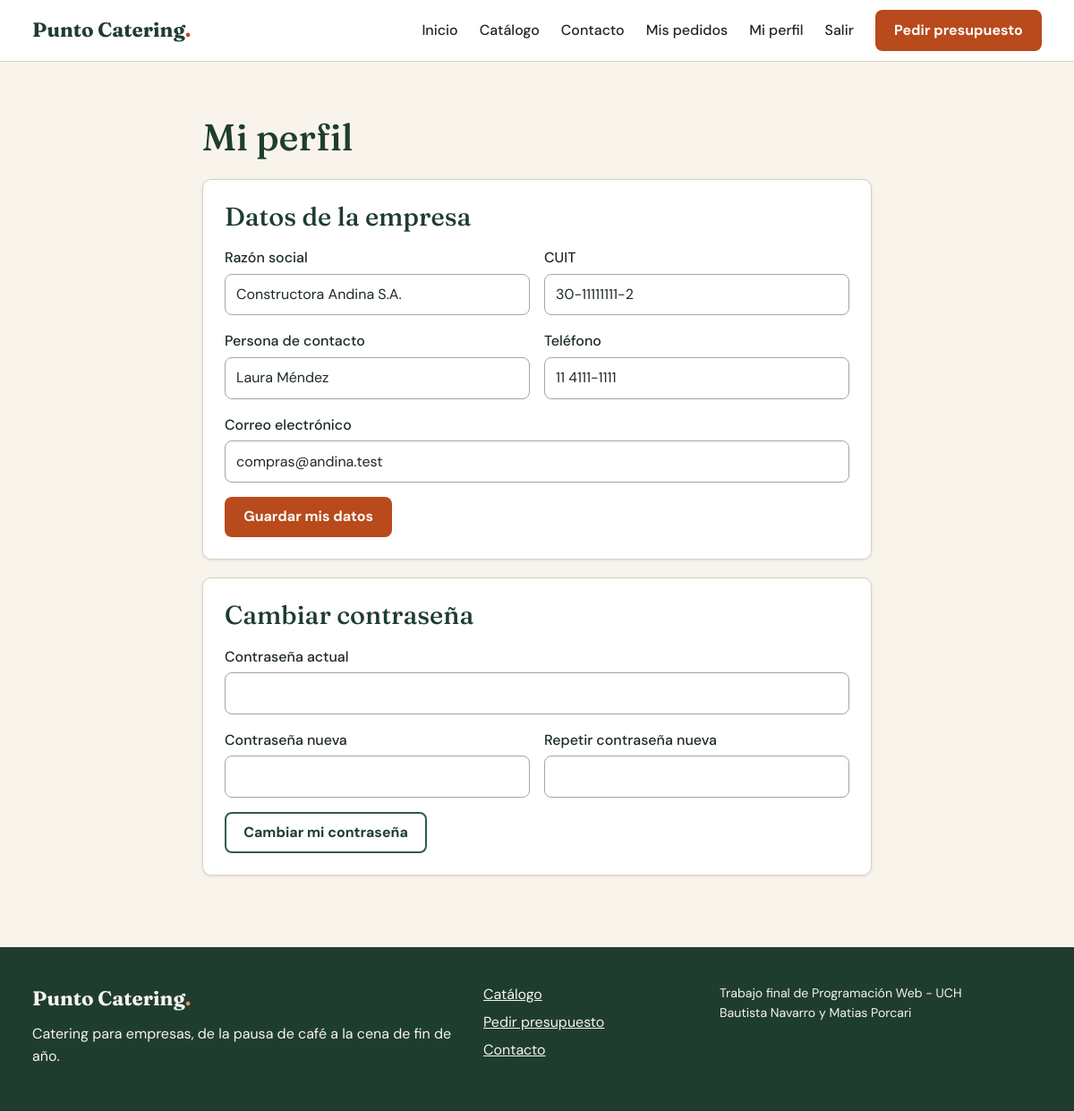
Page /cuenta/perfil.php (signed in) on the committed database.
### tables this page shows
CREATE TABLE usuarios (
    id_usuario       INT UNSIGNED AUTO_INCREMENT PRIMARY KEY,
    razon_social     VARCHAR(120) NOT NULL,
    cuit             CHAR(13) NOT NULL UNIQUE,             
    nombre_contacto  VARCHAR(100) NOT NULL,
    correo           VARCHAR(150) NOT NULL UNIQUE,
    telefono         VARCHAR(30) NOT NULL,
    contrasena_hash  VARCHAR(255) NOT NULL,                
    rol              ENUM('cliente', 'administrador') NOT NULL DEFAULT 'cliente',
    activo           TINYINT(1) NOT NULL DEFAULT 1,        
    fecha_alta       TIMESTAMP NOT NULL DEFAULT CURRENT_TIMESTAMP
);

### includes/conexion.php (called while the page is built, shortened)
<?php
function obtener_conexion(): PDO
{
    static $conexion = null;
    if ($conexion === null) {
        $origen = 'mysql:host=' . BD_SERVIDOR . ';dbname=' . BD_NOMBRE . ';charset=utf8mb4';
        $conexion = new PDO($origen, BD_USUARIO, BD_CONTRASENA, [
            PDO::ATTR_ERRMODE => PDO::ERRMODE_EXCEPTION,
            PDO::ATTR_DEFAULT_FETCH_MODE => PDO::FETCH_ASSOC,
            PDO::ATTR_EMULATE_PREPARES => false,
        ]);
    }
    return $conexion;
}

### includes/sesion.php (called while the page is built, shortened)
<?php
function usuario_actual(): ?array
{
    static $usuario = null;
    static $consultado = false;
    if (!$consultado) {
        if (isset($_SESSION['id_usuario'])) {
            $consulta = obtener_conexion()->prepare('SELECT * FROM usuarios WHERE id_usuario = ? AND activo = 1');
            $consulta->execute([$_SESSION['id_usuario']]);
            $usuario = $consulta->fetch() ?: null;
        }
    }
    return $usuario;
}
function requerir_sesion(): array
{
    $usuario = usuario_actual();
    return $usuario;
}
function requerir_cliente(): array
{
    $usuario = requerir_sesion();
    return $usuario;
}

### includes/funciones.php (called while the page is built, shortened)
<?php
function escapar(mixed $valor): string
{
    return htmlspecialchars((string) $valor, ENT_QUOTES, 'UTF-8');
}
function atributos_error(array $errores, string $campo): string
{
    return isset($errores[$campo]) ? 'aria-invalid="true" aria-describedby="error-' . escapar($campo) . '"' : '';
}

### cuenta/perfil.php (the view, shortened to what this page needs)
<?php
$usuario = requerir_cliente();
$errores = [];
$errores_contrasena = [];
$datos = array_intersect_key($usuario, array_flip(['razon_social', 'cuit', 'nombre_contacto', 'correo', 'telefono']));
require __DIR__ . '/../includes/encabezado.php';
?>
<section class="seccion">
    <div class="contenedor contenedor-angosto">
        <h1>Mi perfil</h1>
        <form class="tarjeta formulario" method="post" novalidate>
            <h2>Datos de la empresa</h2>
            <div class="grilla-campos">
                <div class="campo">
                    <label for="razon_social">Razón social</label>
                    <input id="razon_social" name="razon_social" required maxlength="120" value="<?= escapar($datos['razon_social']) ?>" <?= atributos_error($errores, 'razon_social') ?>>
                </div>
                <div class="campo">
                    <label for="cuit">CUIT</label>
                    <input id="cuit" name="cuit" required maxlength="13" value="<?= escapar($datos['cuit']) ?>" <?= atributos_error($errores, 'cuit') ?>>
                </div>
                <div class="campo">
                    <label for="nombre_contacto">Persona de contacto</label>
                    <input id="nombre_contacto" name="nombre_contacto" required maxlength="100" value="<?= escapar($datos['nombre_contacto']) ?>" <?= atributos_error($errores, 'nombre_contacto') ?>>
                </div>
                <div class="campo">
                    <label for="telefono">Teléfono</label>
                    <input type="tel" id="telefono" name="telefono" required maxlength="30" value="<?= escapar($datos['telefono']) ?>" <?= atributos_error($errores, 'telefono') ?>>
                </div>
            </div>
            <div class="campo">
                <label for="correo">Correo electrónico</label>
                <input type="email" id="correo" name="correo" required maxlength="150" value="<?= escapar($datos['correo']) ?>" <?= atributos_error($errores, 'correo') ?>>
            </div>
            <button class="boton boton-primario" type="submit">Guardar mis datos</button>
        </form>
        <form class="tarjeta formulario" method="post" novalidate>
            <h2>Cambiar contraseña</h2>
            <div class="campo">
                <label for="contrasena_actual">Contraseña actual</label>
                <input type="password" id="contrasena_actual" name="contrasena_actual" required autocomplete="current-password" <?= atributos_error($errores_contrasena, 'contrasena_actual') ?>>
            </div>
            <div class="grilla-campos">
                <div class="campo">
                    <label for="contrasena_nueva">Contraseña nueva</label>
                    <input type="password" id="contrasena_nueva" name="contrasena_nueva" required minlength="8" autocomplete="new-password" <?= atributos_error($errores_contrasena, 'contrasena_nueva') ?>>
                </div>
                <div class="campo">
                    <label for="repetir_contrasena">Repetir contraseña nueva</label>
                    <input type="password" id="repetir_contrasena" name="repetir_contrasena" required autocomplete="new-password">
                </div>
            </div>
            <button class="boton boton-secundario" type="submit">Cambiar mi contraseña</button>
        </form>
    </div>
</section>
<?php require __DIR__ . '/../includes/pie.php'; ?>

### recursos/css/estilos.css (style rules this page uses)
:root { --verde-profundo: #1f3d2f; --verde-medio: #2f5d47; --verde-suave: #e3ece5; --naranja: #b84a1b; --naranja-oscuro: #973a13; --crema: #f8f4eb; --crema-oscuro: #efe8d8; --blanco: #ffffff; --tinta: #1d2a23; --tinta-suave: #56635b; --borde: #d9d2c1; --rojo: #a32c20; --rojo-suave: #fbeae7; --verde-exito-suave: #e1f1e4; --ambar-suave: #fbf0d3; --ambar-texto: #6f4f00; --azul-suave: #e2ecf7; --azul-texto: #1d4c80; --gris-suave: #e9e9e6; --fuente-titulos: "Fraunces", Georgia, "Times New Roman", serif; --fuente-texto: "DM Sans", "Segoe UI", Arial, sans-serif; --radio: 10px; --sombra: 0 1px 3px rgba(31, 61, 47, 0.12); }
*, *::before, *::after { box-sizing: border-box; }
body { margin: 0; min-height: 100vh; display: flex; flex-direction: column; background: var(--crema); color: var(--tinta); font-family: var(--fuente-texto); font-size: 1rem; line-height: 1.6; }
h1, h2, h3 { margin: 0 0 0.5em; font-family: var(--fuente-titulos); font-weight: 500; line-height: 1.2; color: var(--verde-profundo); }
h1 { font-size: clamp(1.9rem, 4vw, 2.6rem); }
h2 { font-size: clamp(1.4rem, 3vw, 1.8rem); }
.contenedor { width: 100%; max-width: 1160px; margin-inline: auto; padding-inline: 16px; }
.contenedor-angosto { max-width: 780px; }
.seccion { padding-block: clamp(2rem, 5vw, 4rem); }
.boton { display: inline-block; padding: 0.65rem 1.2rem; border: 2px solid transparent; border-radius: 8px; font: inherit; font-weight: 700; line-height: 1.3; text-align: center; text-decoration: none; cursor: pointer; transition: background-color 0.15s ease, color 0.15s ease; }
.boton-primario { background: var(--naranja); color: var(--blanco); }
.boton-secundario { border-color: var(--verde-medio); color: var(--verde-profundo); background: transparent; }
.tarjeta { margin-bottom: 1.25rem; padding: 1.5rem; background: var(--blanco); border: 1px solid var(--borde); border-radius: var(--radio); box-shadow: var(--sombra); }
.formulario h2 { margin-bottom: 1rem; }
.campo { margin-bottom: 1rem; }
.campo label { display: block; margin-bottom: 0.3rem; font-weight: 500; }
input:not([type="checkbox"]), select, textarea { width: 100%; padding: 0.6rem 0.75rem; border: 1px solid #a9a696; border-radius: 8px; background: var(--blanco); color: var(--tinta); font: inherit; }
.grilla-campos { display: grid; gap: 0 1rem; }
@media (min-width: 560px) { .grilla-campos { grid-template-columns: 1fr 1fr; } }

### rows in the picture
usuarios: razon_social "Constructora Andina S.A.", cuit "30-11111111-2", nombre_contacto "Laura Méndez", telefono "11 4111-1111", correo "compras@andina.test"
